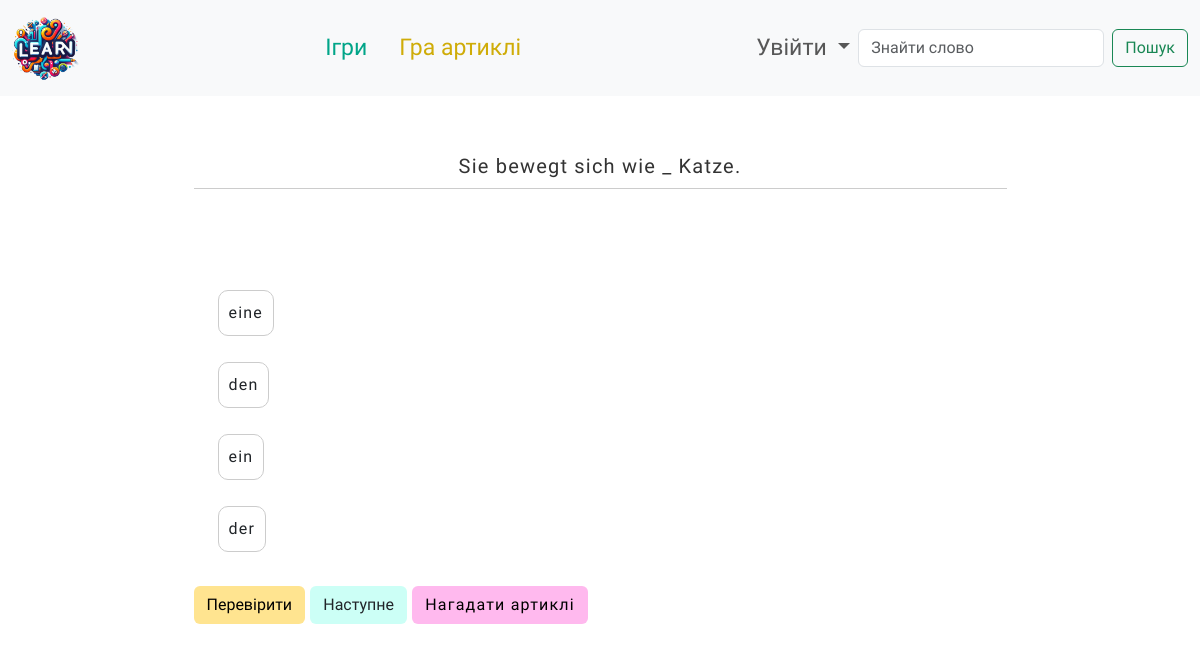
Page /artikel/game/ on the committed database.
### artikel/models.py (models this page shows, shortened)
class Word(models.Model):
    word_without_article = models.CharField(max_length=100)
    article = models.CharField(max_length=10)

### artikel/views.py (the view)
# urls.py: path('game/', views.artikel_game, name='artikel_game'),
def artikel_game(request):
    words = list(Word.objects.all())
    word = sample(words, 1)[0] # выбираем случайное слово
    articles = sample(list(Word.objects.exclude(pk=word.pk)), 3) # выбираем 3 случайных артикля
    options = [word.article] + [article.article for article in articles] # создаем список вариантов ответа
    options = sample(options, len(options)) # перемешиваем варианты ответов
    context = {
        'word': word, # здесь используется поле без артикля
        'options': options,
        'article': word.article,  # добавляем артикль как строку
    }
    return render(request, 'artikel/artikel_game.html', context)

### artikel/templates/artikel/artikel_game.html (shortened to what this page needs)
{% extends 'base.html' %}
{% load static %}
{% block content %}
<div class="container mt-5 font-family-game">
    <h1 class="word-title">
        {{ word.word_without_article }}
    </h1>
    <div id="result-message-container" class="mt-3 text-center result-message-container">
    </div>
    <div class="row">
        <div class="col-12 col-md-6 ">
            <div class="d-flex justify-content-between align-items-end">
                <form id="game-form" class="flex-grow-1">
                    {% for option in options %}
                        <br>
                        <div class="form-check">
                            <label class="form-check-label l-hover" for="option-{{ forloop.counter }}" title="{{ option.description|escapejs }}">
                                {{ option }}
                            </label>
                        </div>
                    {% endfor %}
                    <br>
                    <button type="button" class="btn b-color-orange mt-2 " id="check-button">Перевірити</button>
                    <button type="button" class="btn b-color-green-blue mt-2 " id="refresh-button">Наступне</button>
                    <a href="{% url 'artikel:artikel_info' %}" class="btn mt-2 b-color-red align-self-start">Нагадати артиклі</a>
                </form>
            </div>
        </div>
        <div class="col-12 col-md-6 mt-5">
        </div>
    </div>
</div>
{% endblock %}

### static/css/base.css (style rules this page uses)
body { font-family: 'Pangolin', cursive; }
a { text-decoration: none; color: inherit; }
.font-family-game { max-width: 75%; letter-spacing: 1.2px; }
.result-message-container { padding: 15px; font-size: 25px; display: inline-block; border-radius: 10px; text-align: center; }
.word-title { font-size: 20px; color: #333; text-align: center; border-bottom: 1px solid #ccc; padding: 10px 0; cursor: pointer; }
.l-hover { font-size: 16px; padding: 10px; border: 1px solid #ccc; border-radius: 10px; transition: background-color 0.3s; }
.b-color-red { background-color: #ffb9ee; color: black; }
.b-color-orange { background-color: #ffe490; color: black; }
.b-color-green-blue { background-color: #ccfff6; }

### rows in the picture
Word: word_without_article "Sie bewegt sich wie _ Katze.", options "eine"
Word: options "den"
Word: options "ein"
Word: options "der"
